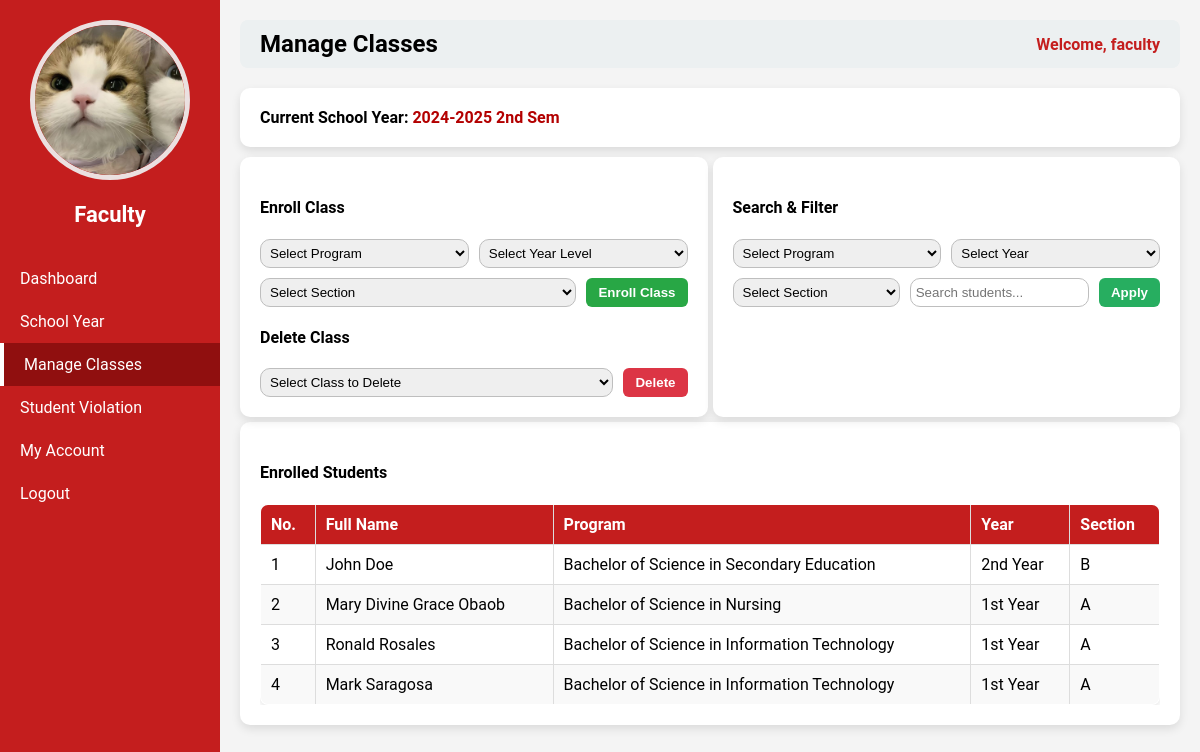
The page /faculty.php?page=manage_classes (signed in) on the database its author committed.
### tables this page shows
CREATE TABLE `users` (
  `id` int(11) NOT NULL,
  `username` varchar(50) NOT NULL,
  `password` varchar(255) NOT NULL,
  `role` varchar(50) NOT NULL,
  `email` varchar(255) NOT NULL,
  `contact` varchar(50) NOT NULL,
  `status` varchar(50) NOT NULL,
  `img` varchar(255) NOT NULL
);

CREATE TABLE `school_years` (
  `id` int(11) NOT NULL,
  `school_year` varchar(50) NOT NULL,
  `is_current` tinyint(1) DEFAULT 0
);

CREATE TABLE `student_enrollments` (
  `id` int(11) NOT NULL,
  `class_enrollment_id` int(11) NOT NULL,
  `student_id` int(11) NOT NULL,
  `enrolled_at` timestamp NOT NULL DEFAULT current_timestamp()
);

CREATE TABLE `students` (
  `id` int(11) NOT NULL,
  `first_name` varchar(50) NOT NULL,
  `last_name` varchar(50) NOT NULL,
  `school_year_id` int(11) NOT NULL,
  `program_id` int(11) NOT NULL,
  `year_level_id` int(11) NOT NULL,
  `section_id` int(11) NOT NULL,
  `address` varchar(100) NOT NULL,
  `contact` varchar(20) NOT NULL,
  `img` varchar(255) NOT NULL,
  `user_id` int(11) NOT NULL
);

CREATE TABLE `programs` (
  `id` int(11) NOT NULL,
  `program_code` varchar(50) NOT NULL,
  `program_name` varchar(100) NOT NULL
);

CREATE TABLE `year_levels` (
  `id` int(11) NOT NULL,
  `year_level` varchar(50) NOT NULL,
  `year_code` varchar(50) NOT NULL
);

CREATE TABLE `sections` (
  `id` int(11) NOT NULL,
  `section_name` varchar(50) NOT NULL
);

### faculty_pages/manage_classes.php (the view, shortened to what this page needs)
<?php
require __DIR__ . '/../db_connect.php';
$user_id = $_SESSION['user_id'];
$current_sy = $pdo->query("SELECT * FROM school_years WHERE is_current=1 LIMIT 1")->fetch(PDO::FETCH_ASSOC);
$current_sy_id = $current_sy['id'];
$search = $_GET['search'] ?? '';
$sql = "
    SELECT se.id AS enrollment_id, s.id AS student_id, s.first_name, s.last_name,
           p.program_name, yl.year_level, sec.section_name, ce.id AS class_enrollment_id
    FROM student_enrollments se
    INNER JOIN class_enrollments ce ON se.class_enrollment_id = ce.id
    INNER JOIN students s ON se.student_id = s.id
    INNER JOIN programs p ON s.program_id = p.id
    INNER JOIN year_levels yl ON s.year_level_id = yl.id
    INNER JOIN sections sec ON s.section_id = sec.id
    WHERE ce.user_id = ? AND ce.school_year_id = ?
";
$params = [$user_id, $current_sy_id];
$sql .= " ORDER BY s.last_name, s.first_name";
$enrolled_students = $pdo->prepare($sql);
$enrolled_students->execute($params);
$enrolled_students = $enrolled_students->fetchAll(PDO::FETCH_ASSOC);
?>
<div class="container small-container">
    <h3>Current School Year: <span style="color:#b30000;"><?= htmlspecialchars($current_sy['school_year']); ?></span></h3>
</div>
<div class="flex-container">
    <div class="container half">
        <h4>Enroll Class</h4>
        <form method="POST" class="form-box">
            <select name="program_id" required>
                <option value="">Select Program</option>
            </select>
            <select name="year_level_id" required>
                <option value="">Select Year Level</option>
            </select>
            <select name="section_id" required>
                <option value="">Select Section</option>
            </select>
            <button type="submit" name="enroll_class" class="btn btn-primary">Enroll Class</button>
        </form>
        <h4>Delete Class</h4>
        <form method="POST" class="form-box">
            <select name="class_enrollment_id" required>
                <option value="">Select Class to Delete</option>
            </select>
            <button type="submit" name="delete_class" class="btn btn-danger" onclick="return confirm('Delete this class and all its students?')">Delete</button>
        </form>
    </div>
    <div class="container half">
        <h4>Search & Filter</h4>
        <form method="GET" action="faculty.php" class="form-box">
            <select name="filter_program">
                <option value="">Select Program</option>
            </select>
            <select name="filter_year">
                <option value="">Select Year</option>
            </select>
            <select name="filter_section">
                <option value="">Select Section</option>
            </select>
            <input type="text" name="search" placeholder="Search students..." value="<?= htmlspecialchars($search) ?>">
            <button type="submit" class="btn btn-info">Apply</button>
        </form>
    </div>
</div>
<div class="container">
    <h4>Enrolled Students</h4>
    <div class="table-box">
        <table class="styled-table">
            <thead>
                <tr>
                    <th>No.</th>
                    <th>Full Name</th>
                    <th>Program</th>
                    <th>Year</th>
                    <th>Section</th>
                </tr>
            </thead>
            <tbody>
            <?php if ($enrolled_students): ?>
                <?php foreach ($enrolled_students as $i => $stu): ?>
                <tr>
                    <td><?= $i+1 ?></td>
                    <td><?= htmlspecialchars($stu['first_name']." ".$stu['last_name']) ?></td>
                    <td><?= htmlspecialchars($stu['program_name']) ?></td>
                    <td><?= htmlspecialchars($stu['year_level']) ?></td>
                    <td><?= htmlspecialchars($stu['section_name']) ?></td>
                </tr>
                <?php endforeach; ?>
            <?php else: ?>
                <tr><td colspan="6" style="text-align:center;">No students found.</td></tr>
            <?php endif; ?>
            </tbody>
        </table>
    </div>
</div>

### faculty.php (shortened to what this page needs)
<?php
require 'db_connect.php';
$id = $_SESSION['user_id'];
$stmt = $pdo->prepare("SELECT * FROM users WHERE id=?");
$stmt->execute([$id]);
$user = $stmt->fetch(PDO::FETCH_ASSOC);
$page = isset($_GET['page']) ? $_GET['page'] : 'dashboard';
?>
<!DOCTYPE html>
<html>
<head>
</head>
<body>
<div class="sidebar">
    <div class="column profile-photo">
        <?php if (!empty($user['img'])): ?>
            <img src="<?php echo htmlspecialchars($user['img']); ?>" alt="Profile Image">
        <?php else: ?>
            <img src="default.png" alt="Profile Image">
        <?php endif; ?>
    </div>
    <h2>Faculty</h2>
    <a href="?page=dashboard" class="<?= $page == 'dashboard' ? 'active' : '' ?>">Dashboard</a>
    <a href="?page=manage_school_year" class="<?= $page == 'manage_school_year' ? 'active' : '' ?>">School Year</a>
    <a href="?page=manage_classes" class="<?= $page == 'manage_classes' ? 'active' : '' ?>">Manage Classes</a>
    <a href="?page=student_violation" class="<?= $page == 'student_violation' ? 'active' : '' ?>">Student Violation</a>
    <a href="?page=my_account" class="<?= $page == 'my_account' ? 'active' : '' ?>">My Account</a>
    <a href="logout.php">Logout</a>
</div>
<div class="main-content">
    <div class="header">
        <h2><?php echo ucwords(str_replace('_',' ', $page)); ?></h2>
        <span>Welcome, <?php echo $_SESSION['username']; ?></span>
    </div>
    <div class="content" style="margin-top:20px;">
        <?php
        $pageFile = "faculty_pages/{$page}.php";
        if (file_exists($pageFile)) {
            include $pageFile;
        } else {
            echo "<p>Page not found.</p>";
        }
        ?>
    </div>
</div>
</body>
</html>

### faculty.php (style rules this page uses)
body { margin:0; font-family:'Roboto', sans-serif; background:#f4f4f4; }
.sidebar { position: fixed; top:0; left:0; width:220px; height:100%; background-color:#c41e1e; color:white; display:flex; flex-direction:column; padding-top:20px; }
.sidebar h2 { text-align:center; margin-bottom:30px; font-size:22px; }
.sidebar a { padding:12px 20px; text-decoration:none; color:white; display:block; transition:0.3s; }
.sidebar a.active { background-color: #900f0f; border-left: 4px solid #fff; }
.main-content { margin-left:220px; padding:20px; }
.header { display:flex; justify-content:space-between; align-items:center; background:#ecf0f1; padding:10px 20px; border-radius:8px; }
.header h2 { margin:0; }
.header span { font-weight: bold;color: #c41e1e; }
.profile-photo { text-align: center; }
.profile-photo img { width: 150px; height: 150px; object-fit: cover; border-radius: 50%; border: 5px solid #ebe0e0ff; }

### faculty_pages/manage_classes.php (style rules this page uses)
.small-container { padding: 8px 15px; flex: 1; display: block; max-width: 100%; }
.small-container h3 { font-size: 16px; margin: 0; }
.flex-container { display:flex; gap:5px; margin-top:5px; }
.container { background:#fff; padding:20px; border-radius:10px; box-shadow:0 4px 10px rgba(0,0,0,0.1); margin-top:5px; }
.half { flex:1; max-width:50%; }
.form-box { display:flex; flex-wrap:wrap; gap:10px; }
.form-box input, .form-box select { padding:5px; border:1px solid #bebebe; border-radius:10px; flex:1 1 calc(25% - 10px); min-width:150px; }
.table-box { max-height:400px; overflow-y:auto; }
.styled-table { width:100%; border-collapse:collapse; border:1px solid #ddd; border-radius:8px; overflow:hidden; box-shadow:0 2px 5px rgba(0,0,0,0.1); }
.styled-table th, .styled-table td { padding:10px; border:1px solid #ddd; text-align:left; }
.styled-table thead { background:#c41e1e; color:#fff; }
.styled-table tr:nth-child(even) { background:#f9f9f9; }
.btn { padding:6px 12px; border-radius:6px; border:none; cursor:pointer; font-weight:bold; color:white; }
.btn-primary { background:#28a745; }
.btn-danger { background:#dc3545; }
.btn-info { background:#27ae60; }

### rows shown on the page
users: img (picture)
school_years: school_year "2024-2025 2nd Sem"
student_enrollments: student.last_name "John Doe", programs.program_name "Bachelor of Science in Secondary Education", year_levels.year_level "2nd Year", sections.section_name "B"
student_enrollments: student.last_name "Mary Divine Grace Obaob", programs.program_name "Bachelor of Science in Nursing", year_levels.year_level "1st Year", sections.section_name "A"
student_enrollments: student.last_name "Ronald Rosales", programs.program_name "Bachelor of Science in Information Technology", year_levels.year_level "1st Year", sections.section_name "A"
student_enrollments: student.last_name "Mark Saragosa", programs.program_name "Bachelor of Science in Information Technology", year_levels.year_level "1st Year", sections.section_name "A"

### other values the page prints
str_replace('_',' ', $page) "Manage Classes"
$_SESSION['username'] "faculty"
